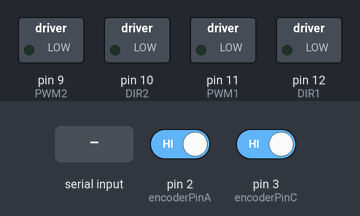
Bench run of a sketch on a simulated Arduino Uno, built with avr-gcc and run on an emulated ATmega328P. Parts: switched loads named in the sketch (green lamp = pin HIGH). Inputs (shaded band) come from the test bench; at power-on: pin 2 (encoderPinA) HIGH, pin 3 (encoderPinC) HIGH. What the sketch prints to the serial monitor is not drawn.

Above: at 1.2 s.
1.3 s: "90,45\n" received over Serial
At 2.5 s:
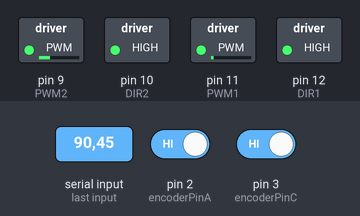
2.8 s: "30,150\n" received over Serial
At 3.9 s:
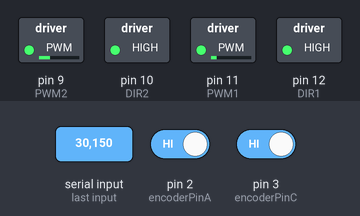
Timing chart, 0 to 5.8 s (numbered marks = the images above; inputs shaded):
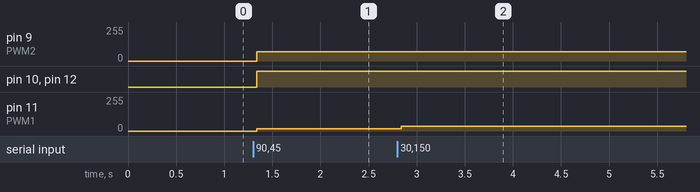

The sketch:

encoder_cmdvel.ino
```cpp
// 모터 제어 핀 정의
#define DIR1 12      // 첫 번째 모터 방향 핀
#define PWM1 11      // 첫 번째 모터 PWM 핀
#define DIR2 10      // 두 번째 모터 방향 핀
#define PWM2 9       // 두 번째 모터 PWM 핀

#define encoderPinA 2   // 첫 번째 모터의 엔코더 A 핀 (인터럽트 핀)
#define encoderPinB 7   // 첫 번째 모터의 엔코더 B 핀
#define encoderPinC 3   // 두 번째 모터의 엔코더 A 핀 (인터럽트 핀)
#define encoderPinD 5   // 두 번째 모터의 엔코더 B 핀

volatile long encoderCount1 = 0;  // 첫 번째 모터의 엔코더 카운트
volatile long encoderCount2 = 0;  // 두 번째 모터의 엔코더 카운트

// 경로 좌표 배열
const int numWaypoints = 60;
float waypoints[60][2] = {
  {-0.024997711181640625, -0.024997711181640625},
  {-0.021189117374888156, 0.0012596134283739957},
  {-0.021750640820755507, 0.026253510285187076},
  {-0.022446441612373746, 0.051247407142000156},
  {-0.02366714475556364, 0.07621688993594944},
  {-0.025003814697356574, 0.10118026921418277},
  {-0.026538848899917866, 0.1261314414609842},
  {-0.028110504196774855, 0.15108261370778564},
  {-0.029999542310861216, 0.17600937189172328},
  {-0.03176956186848656, 0.2009483371070928},
  {-0.03303604137954608, 0.2259178199010421},
  {-0.03406448377768356, 0.2508934062107073},
  {-0.03458023085568129, 0.2758873030675204},
  {-0.03473892226429598, 0.30088730344004944},
  {-0.034342193742759264, 0.32588730381257847},
  {-0.033472442753236464, 0.35086899363795965},
  {-0.031970977887112895, 0.37582626940047703},
  {-0.024643707270115556, 0.39972763694413516},
  {-0.016910552858007577, 0.42350083065775834},
  {-0.008756255861499085, 0.4471336435099147},
  {-0.0001502987020103319, 0.47060776495345635},
  {0.008882904557594884, 0.4939170914726674},
  {0.018441010168771754, 0.5170188984575361},
  {0.028939057200204843, 0.5397056663737203},
  {0.03994369603606174, 0.5621543971769825},
  {0.05145492667634244, 0.5843467803201747},
  {0.06349716318391074, 0.6062584017404333},
  {0.07644882353315552, 0.6276390172934043},
  {0.0898704545925284, 0.6487327676077257},
  {0.1037742633934613, 0.6695091351048177},
  {0.11833725189171673, 0.6898277389232135},
  {0.13335800406866838, 0.709810649377232},
  {0.14942856094876333, 0.7289634816938815},
  {0.16573105142606437, 0.7479148979919046},
  {0.18239975284632237, 0.7665489314726983},
  {0.20032577850406597, 0.783974468841734},
  {0.21832504635040095, 0.8013267640221784},
  {0.2366539040453972, 0.8183250552910977},
  {0.25614242972642387, 0.833986676618224},
  {0.27588119955180446, 0.849324811612405},
  {0.29561996937718504, 0.864669050122302},
  {0.3159446767112968, 0.8792259351048415},
  {0.33661728444121763, 0.8932823317986731},
  {0.3573020992025704, 0.9073265214610728},
  {0.37823715810827707, 0.9209861896333678},
  {0.39914780295111996, 0.9346885824156743},
  {0.4201866216239978, 0.9481956626950705},
  {0.44136582115834244, 0.9614769128929765},
  {0.4625450206926871, 0.9747642666065985},
  {0.48311997217115277, 0.988961044161897},
  {0.5037620623224939, 1.0030723724971722},
  {0.5243736348952552, 1.017220321926743},
  {0.5441795433935113, 1.0324730077009008},
  {0.5638389675145845, 1.047914902462253},
  {0.5832176299127241, 1.0637108011351302},
  {0.5931114288882782, 1.086672227258532},
  {0.6076438998079539, 1.1070091416240757},
  {0.6250022985041142, 1.1250023059546947},
  {0.6750022992491722, 1.1750023066997528}
};


// 초기 위치 및 목표 인덱스 변수
float currentX = 0.0, currentZ = 0.0;
int waypointIndex = 0;

void setup() {
    Serial.begin(9600);

    pinMode(DIR1, OUTPUT);
    pinMode(PWM1, OUTPUT);
    pinMode(DIR2, OUTPUT);
    pinMode(PWM2, OUTPUT);

    pinMode(encoderPinA, INPUT);
    pinMode(encoderPinB, INPUT);
    pinMode(encoderPinC, INPUT);
    pinMode(encoderPinD, INPUT);

    attachInterrupt(digitalPinToInterrupt(encoderPinA), handleEncoder1, CHANGE);
    attachInterrupt(digitalPinToInterrupt(encoderPinC), handleEncoder2, CHANGE);

    Serial.println("경로 추적 시작");
}

void loop() {
    if (Serial.available() > 0) {
        // 시리얼 데이터 수신
        String data = Serial.readStringUntil('\n');
        int commaIndex = data.indexOf(',');

        // 현재 위치 갱신
        currentX = data.substring(0, commaIndex).toFloat();
        currentZ = data.substring(commaIndex + 1).toFloat();

        // 현재 목표 좌표
        float targetX = waypoints[waypointIndex][0];
        float targetZ = waypoints[waypointIndex][1];
        float distance = calculateDistance(currentX, currentZ, targetX, targetZ);
        float angle = calculateAngle(currentX, currentZ, targetX, targetZ);

        // 현재 위치 및 목표 위치, 거리, 각도 출력
        Serial.print("현재 위치: (");
        Serial.print(currentX);
        Serial.print(", ");
        Serial.print(currentZ);
        Serial.println(")");

        Serial.print("목표 위치: (");
        Serial.print(targetX);
        Serial.print(", ");
        Serial.print(targetZ);
        Serial.println(")");

        Serial.print("거리: ");
        Serial.println(distance);

        Serial.print("각도: ");
        Serial.println(angle);

        // 모터 제어
        moveToTarget(distance, angle);

        // 목표 지점에 도달 확인 (거리 기준)
        if (distance < 0.05) {  // 임계값 (0.05) 조정 가능
            Serial.println("목표 지점에 도달");
            waypointIndex++;  // 다음 좌표로 이동

            if (waypointIndex >= numWaypoints) {  // 모든 경로 완료 시
                stopMotors();
                Serial.println("경로 완료");
            }
        }
        Serial.println("------------------");
    }
}

// 두 점 사이 거리 계산 함수
float calculateDistance(float x1, float z1, float x2, float z2) {
    return sqrt(sq(x2 - x1) + sq(z2 - z1));
}

// 두 점 사이 각도 계산 함수
float calculateAngle(float x1, float z1, float x2, float z2) {
    return atan2(z2 - z1, x2 - x1);
}

// 목표 방향으로 모터 이동
void moveToTarget(float distance, float angle) {
    int baseSpeed = 70;
    int speedLeft, speedRight;

    if (angle > 0.1) {  // 오른쪽으로 회전
        speedLeft = baseSpeed;
        speedRight = baseSpeed - (angle * 20);  // 각도에 따라 속도 차이 조정
    } else if (angle < -0.1) {  // 왼쪽으로 회전
        speedLeft = baseSpeed + (angle * 20);
        speedRight = baseSpeed;
    } else {  // 직진
        speedLeft = baseSpeed;
        speedRight = baseSpeed;
    }

    analogWrite(PWM1, speedLeft);
    analogWrite(PWM2, speedRight);
    digitalWrite(DIR1, speedLeft >= 0 ? HIGH : LOW);
    digitalWrite(DIR2, speedRight >= 0 ? HIGH : LOW);
}

// 첫 번째 모터의 엔코더 인터럽트 핸들러
void handleEncoder1() {
    int stateA = digitalRead(encoderPinA);
    int stateB = digitalRead(encoderPinB);

    if (stateA != stateB) {
        encoderCount1++;  // A와 B가 다르면 전진
    } else {
        encoderCount1--;  // A와 B가 같으면 후진
    }
}

// 두 번째 모터의 엔코더 인터럽트 핸들러
void handleEncoder2() {
    int stateC = digitalRead(encoderPinC);
    int stateD = digitalRead(encoderPinD);

    if (stateC != stateD) {
        encoderCount2++;  // C와 D가 다르면 전진
    } else {
        encoderCount2--;  // C와 D가 같으면 후진
    }
}

// 모든 모터 정지
void stopMotors() {
    analogWrite(PWM1, 0);
    analogWrite(PWM2, 0);
}
```

Measured:
- after the input at 1.3 s, pin 9 (PWM2): 0/255 → 70/255 at once; pin 10 (DIR2), pin 12 (DIR1): LOW → HIGH at once; pin 11 (PWM1): 0/255 → 16/255 at once
- after the input at 2.8 s, pin 11 (PWM1): 16/255 → 34/255 at once
